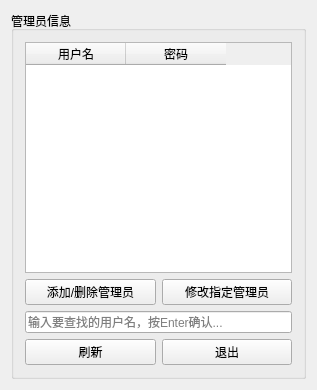
<?xml version="1.0" encoding="UTF-8"?>
<ui version="4.0">
 <class>AdminTable</class>
 <widget class="QWidget" name="AdminTable">
  <property name="geometry">
   <rect>
    <x>0</x>
    <y>0</y>
    <width>317</width>
    <height>390</height>
   </rect>
  </property>
  <property name="windowTitle">
   <string>AdminTable</string>
  </property>
  <property name="windowIcon">
   <iconset>
    <normaloff>images/教职工信息变更.png</normaloff>images/教职工信息变更.png</iconset>
  </property>
  <layout class="QVBoxLayout" name="verticalLayout">
   <item>
    <widget class="QGroupBox" name="groupBox">
     <property name="title">
      <string>管理员信息</string>
     </property>
     <layout class="QVBoxLayout" name="verticalLayout_2">
      <item>
       <widget class="QTableWidget" name="tableWidget">
        <property name="frameShape">
         <enum>QFrame::StyledPanel</enum>
        </property>
        <property name="verticalScrollBarPolicy">
         <enum>Qt::ScrollBarAsNeeded</enum>
        </property>
        <property name="sizeAdjustPolicy">
         <enum>QAbstractScrollArea::AdjustToContents</enum>
        </property>
        <property name="editTriggers">
         <set>QAbstractItemView::NoEditTriggers</set>
        </property>
        <column>
         <property name="text">
          <string>用户名</string>
         </property>
        </column>
        <column>
         <property name="text">
          <string>密码</string>
         </property>
        </column>
       </widget>
      </item>
      <item>
       <layout class="QHBoxLayout" name="horizontalLayout">
        <item>
         <widget class="QPushButton" name="addNdelBtn">
          <property name="text">
           <string>添加/删除管理员</string>
          </property>
         </widget>
        </item>
        <item>
         <widget class="QPushButton" name="modifyBtn">
          <property name="text">
           <string>修改指定管理员</string>
          </property>
         </widget>
        </item>
       </layout>
      </item>
      <item>
       <widget class="QLineEdit" name="FindEdit">
        <property name="placeholderText">
         <string>输入要查找的用户名，按Enter确认...</string>
        </property>
       </widget>
      </item>
      <item>
       <layout class="QHBoxLayout" name="horizontalLayout_2">
        <item>
         <widget class="QPushButton" name="flushBtn">
          <property name="text">
           <string>刷新</string>
          </property>
         </widget>
        </item>
        <item>
         <widget class="QPushButton" name="ExitBtn">
          <property name="text">
           <string>退出</string>
          </property>
         </widget>
        </item>
       </layout>
      </item>
     </layout>
    </widget>
   </item>
  </layout>
 </widget>
 <layoutdefault spacing="6" margin="11"/>
 <resources/>
 <connections/>
</ui>
